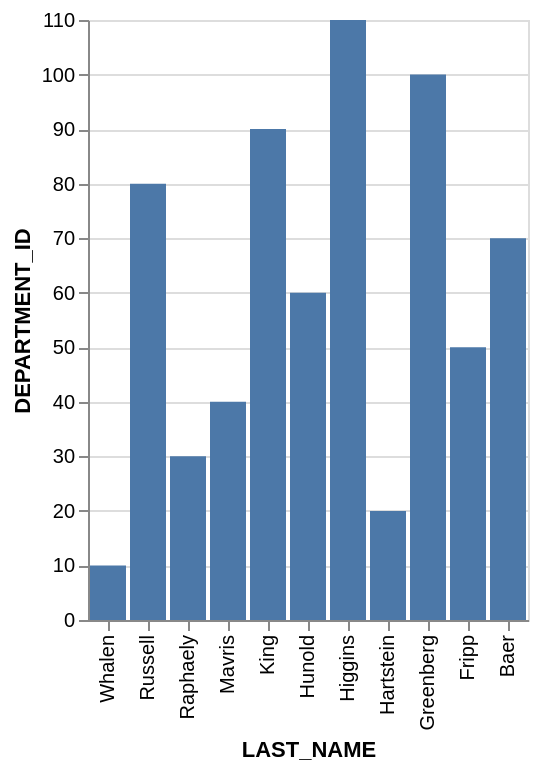

Specify this chart in Vega-Lite:
### Vega-Lite specification from a JSON file in a GitHub repository (floating-point values rounded to 4 significant figures)
{"data": {"values": [{"x_data": "King", "y_data": 90}, {"x_data": "Hunold", "y_data": 60}, {"x_data": "Greenberg", "y_data": 100}, {"x_data": "Raphaely", "y_data": 30}, {"x_data": "Fripp", "y_data": 50}, {"x_data": "Russell", "y_data": 80}, {"x_data": "Whalen", "y_data": 10}, {"x_data": "Hartstein", "y_data": 20}, {"x_data": "Mavris", "y_data": 40}, {"x_data": "Baer", "y_data": 70}, {"x_data": "Higgins", "y_data": 110}]}, "mark": "bar", "encoding": {"x": {"field": "x_data", "type": "nominal", "title": "LAST_NAME", "sort": "descending"}, "y": {"field": "y_data", "type": "quantitative", "title": "DEPARTMENT_ID"}}}
